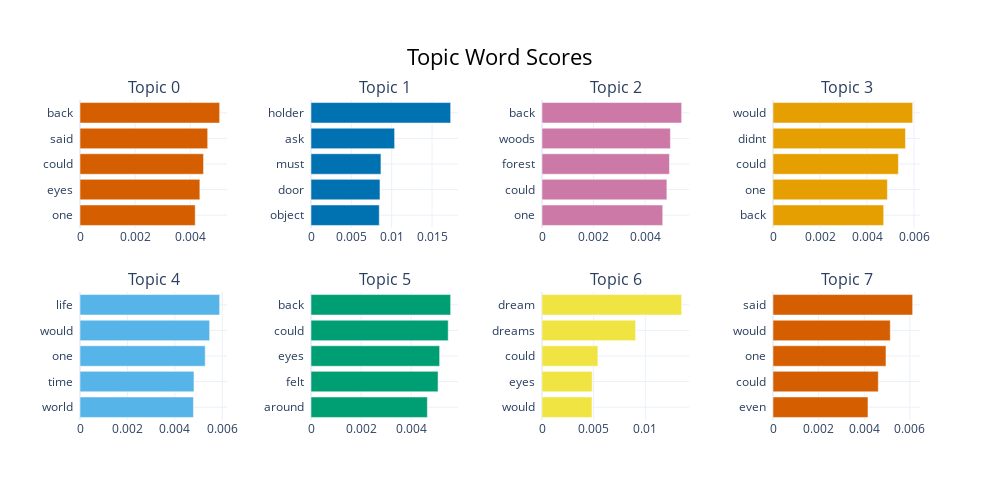

Source (notebook cell):
### Code cell
topic_3

### Figure 1 — Plotly figure (JSON) as saved in the notebook; plotly's stock layout.template omitted (floating-point values rounded to 4 significant figures)
{"data": [{"marker": {"color": "#D55E00"}, "orientation": "h", "type": "bar", "x": [0.004178, 0.004347, 0.00448, 0.00463, 0.005065], "xaxis": "x", "y": ["one  ", "eyes  ", "could  ", "said  ", "back  "], "yaxis": "y"}, {"marker": {"color": "#0072B2"}, "orientation": "h", "type": "bar", "x": [0.008461, 0.00855, 0.008669, 0.01036, 0.01731], "xaxis": "x2", "y": ["object  ", "door  ", "must  ", "ask  ", "holder  "], "yaxis": "y2"}, {"marker": {"color": "#CC79A7"}, "orientation": "h", "type": "bar", "x": [0.004687, 0.004849, 0.00495, 0.004985, 0.005422], "xaxis": "x3", "y": ["one  ", "could  ", "forest  ", "woods  ", "back  "], "yaxis": "y3"}, {"marker": {"color": "#E69F00"}, "orientation": "h", "type": "bar", "x": [0.004708, 0.004865, 0.005333, 0.005634, 0.00594], "xaxis": "x4", "y": ["back  ", "one  ", "could  ", "didnt  ", "would  "], "yaxis": "y4"}, {"marker": {"color": "#56B4E9"}, "orientation": "h", "type": "bar", "x": [0.004783, 0.004805, 0.00528, 0.005466, 0.005888], "xaxis": "x5", "y": ["world  ", "time  ", "one  ", "would  ", "life  "], "yaxis": "y5"}, {"marker": {"color": "#009E73"}, "orientation": "h", "type": "bar", "x": [0.004644, 0.005071, 0.005134, 0.005476, 0.005574], "xaxis": "x6", "y": ["around  ", "felt  ", "eyes  ", "could  ", "back  "], "yaxis": "y6"}, {"marker": {"color": "#F0E442"}, "orientation": "h", "type": "bar", "x": [0.004838, 0.004864, 0.005409, 0.009057, 0.01352], "xaxis": "x7", "y": ["would  ", "eyes  ", "could  ", "dreams  ", "dream  "], "yaxis": "y7"}, {"marker": {"color": "#D55E00"}, "orientation": "h", "type": "bar", "x": [0.004163, 0.004615, 0.004951, 0.005141, 0.006121], "xaxis": "x8", "y": ["even  ", "could  ", "one  ", "would  ", "said  "], "yaxis": "y8"}], "layout": {"annotations": [{"font": {"size": 16}, "showarrow": false, "text": "Topic 0", "x": 0.0875, "xanchor": "center", "xref": "paper", "y": 1, "yanchor": "bottom", "yref": "paper"}, {"font": {"size": 16}, "showarrow": false, "text": "Topic 1", "x": 0.3625, "xanchor": "center", "xref": "paper", "y": 1, "yanchor": "bottom", "yref": "paper"}, {"font": {"size": 16}, "showarrow": false, "text": "Topic 2", "x": 0.6375, "xanchor": "center", "xref": "paper", "y": 1, "yanchor": "bottom", "yref": "paper"}, {"font": {"size": 16}, "showarrow": false, "text": "Topic 3", "x": 0.9125, "xanchor": "center", "xref": "paper", "y": 1, "yanchor": "bottom", "yref": "paper"}, {"font": {"size": 16}, "showarrow": false, "text": "Topic 4", "x": 0.0875, "xanchor": "center", "xref": "paper", "y": 0.4, "yanchor": "bottom", "yref": "paper"}, {"font": {"size": 16}, "showarrow": false, "text": "Topic 5", "x": 0.3625, "xanchor": "center", "xref": "paper", "y": 0.4, "yanchor": "bottom", "yref": "paper"}, {"font": {"size": 16}, "showarrow": false, "text": "Topic 6", "x": 0.6375, "xanchor": "center", "xref": "paper", "y": 0.4, "yanchor": "bottom", "yref": "paper"}, {"font": {"size": 16}, "showarrow": false, "text": "Topic 7", "x": 0.9125, "xanchor": "center", "xref": "paper", "y": 0.4, "yanchor": "bottom", "yref": "paper"}], "height": 500, "hoverlabel": {"bgcolor": "white", "font": {"family": "Rockwell", "size": 16}}, "showlegend": false, "title": {"font": {"color": "Black", "size": 22}, "text": "Topic Word Scores", "x": 0.5, "xanchor": "center", "yanchor": "top"}, "width": 1000, "xaxis": {"anchor": "y", "domain": [0, 0.175], "showgrid": true}, "xaxis2": {"anchor": "y2", "domain": [0.275, 0.45], "showgrid": true}, "xaxis3": {"anchor": "y3", "domain": [0.55, 0.725], "showgrid": true}, "xaxis4": {"anchor": "y4", "domain": [0.825, 1], "showgrid": true}, "xaxis5": {"anchor": "y5", "domain": [0, 0.175], "showgrid": true}, "xaxis6": {"anchor": "y6", "domain": [0.275, 0.45], "showgrid": true}, "xaxis7": {"anchor": "y7", "domain": [0.55, 0.725], "showgrid": true}, "xaxis8": {"anchor": "y8", "domain": [0.825, 1], "showgrid": true}, "yaxis": {"anchor": "x", "domain": [0.6, 1], "showgrid": true}, "yaxis2": {"anchor": "x2", "domain": [0.6, 1], "showgrid": true}, "yaxis3": {"anchor": "x3", "domain": [0.6, 1], "showgrid": true}, "yaxis4": {"anchor": "x4", "domain": [0.6, 1], "showgrid": true}, "yaxis5": {"anchor": "x5", "domain": [0, 0.4], "showgrid": true}, "yaxis6": {"anchor": "x6", "domain": [0, 0.4], "showgrid": true}, "yaxis7": {"anchor": "x7", "domain": [0, 0.4], "showgrid": true}, "yaxis8": {"anchor": "x8", "domain": [0, 0.4], "showgrid": true}}}
